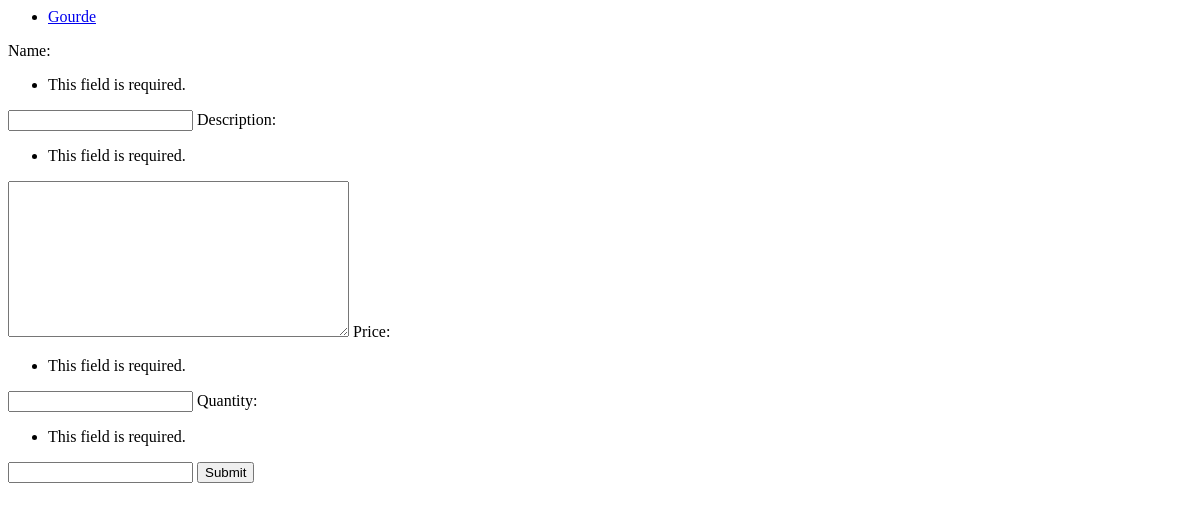
Page /shop/ on the earlier database version.
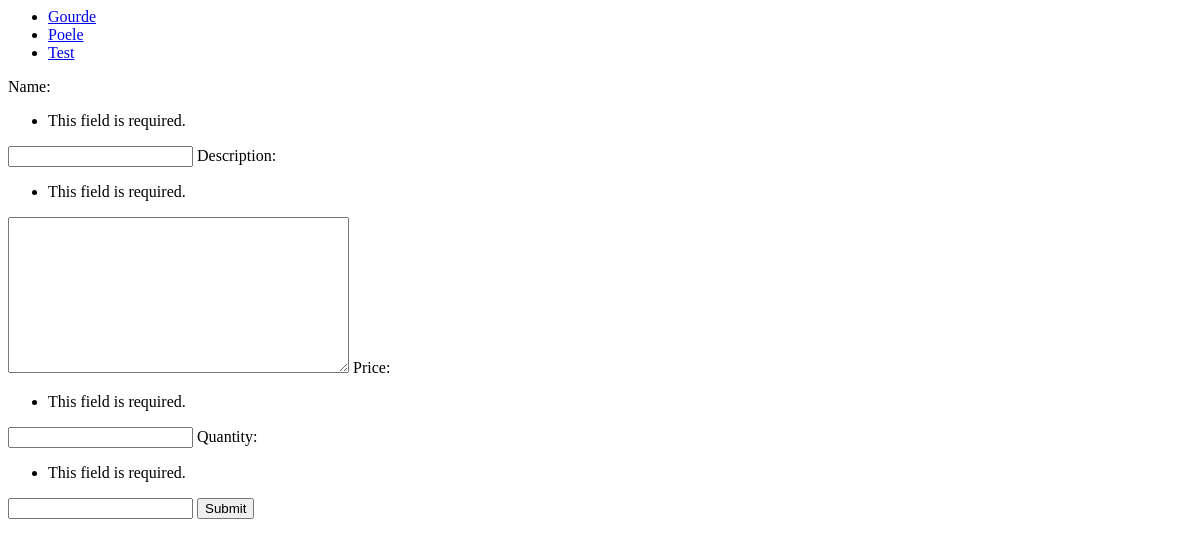
Same page on the later database version.
### shop/models.py (models this page shows)
class Product(models.Model):
    name = models.CharField(max_length=200)
    description = models.TextField()
    price = models.IntegerField()
    quantity = models.IntegerField()
    image = models.FileField()

### shop/views.py (the view)
# urls.py: path('', views.index, name='index'),
def index(request):
    listProduct = Product.objects.all()
    template = loader.get_template('shop/index.html')
    form = productForm(request.POST)
    if form.is_valid():
        form.save()
        return HttpResponseRedirect('/shop')
    context = {
        'listProduct' : listProduct,
        'form' : form,
    }
    return HttpResponse(template.render(context, request))

### shop/forms.py
class productForm(ModelForm):
    class Meta:
        model = Product
        fields = ['name', 'description', 'price', 'quantity']

### shop/templates/shop/index.html (shortened to what this page needs)
{% if listProduct %}
    <ul>
    {% for product in listProduct %}
        <li><a href="/shop/{{ product.id }}/">{{ product.name }}</a></li>
    {% endfor %}
    </ul>
{% else %}
    <p>No polls are available.</p>
{% endif %}
<form action=" " method="post">
    {{ form }}
    <input type="submit" value="Submit">
</form>

Differences in the rows shown:
added Product: name "Poele"
added Product: name "Test"
